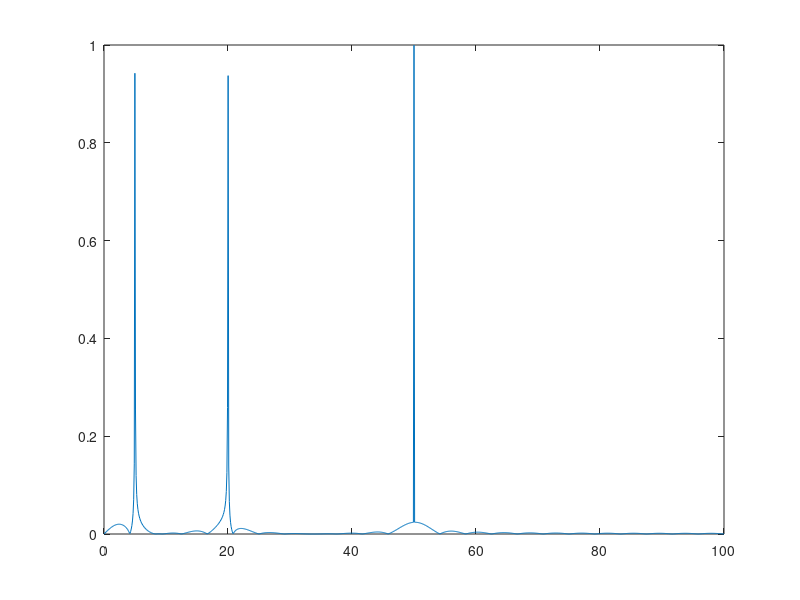

Write the MATLAB code that produced this figure.
tF = 10;
Fs = 200;
t = 0:(1/Fs):tF;
numeroDatos = size(t,2);

armonico5 = sin(2*pi*5*t);
armonico20 = sin(2*pi*20*t);
armonico50 = sin(2*pi*50*t);
senal = armonico5 + armonico20 + armonico50;
plot(t,senal);

NFFT_senal = 2^nextpow2(numeroDatos);
f = Fs/2*linspace(0,1,NFFT_senal/2+1);
fft_senal = fft(senal, NFFT_senal)/numeroDatos;
plot(f,2*abs(fft_senal(1:NFFT_senal/2+1))) 
